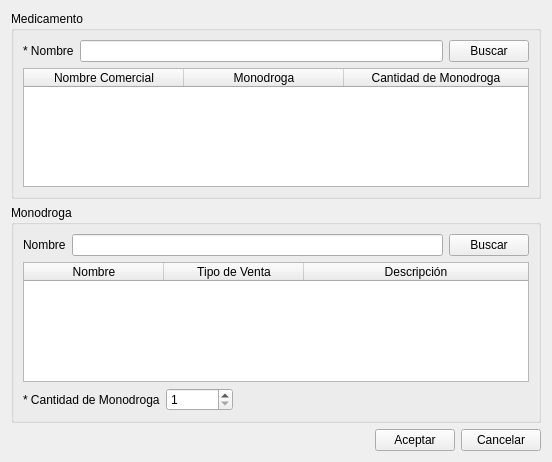
<?xml version="1.0" encoding="UTF-8"?>
<ui version="4.0">
 <class>vtnMedicamento</class>
 <widget class="QWidget" name="vtnMedicamento">
  <property name="geometry">
   <rect>
    <x>0</x>
    <y>0</y>
    <width>552</width>
    <height>462</height>
   </rect>
  </property>
  <property name="windowTitle">
   <string>Alta Medicamento</string>
  </property>
  <layout class="QVBoxLayout" name="verticalLayout">
   <item>
    <widget class="QGroupBox" name="gbMedicamento">
     <property name="title">
      <string>Medicamento</string>
     </property>
     <layout class="QVBoxLayout" name="verticalLayout_2">
      <item>
       <layout class="QHBoxLayout" name="horizontalLayout">
        <item>
         <widget class="QLabel" name="label_4">
          <property name="text">
           <string>* Nombre</string>
          </property>
         </widget>
        </item>
        <item>
         <widget class="QLineEdit" name="lineNombre_Med">
          <property name="statusTip">
           <string>Ingrese nombre del medicamento (solo letrasy númros)</string>
          </property>
          <property name="accessibleDescription">
           <string>textoNumeros</string>
          </property>
          <property name="text">
           <string/>
          </property>
         </widget>
        </item>
        <item>
         <widget class="QPushButton" name="btnBuscarMed">
          <property name="focusPolicy">
           <enum>Qt::TabFocus</enum>
          </property>
          <property name="text">
           <string>Buscar</string>
          </property>
         </widget>
        </item>
       </layout>
      </item>
      <item>
       <widget class="QTableWidget" name="tablaMedicamento">
        <property name="editTriggers">
         <set>QAbstractItemView::NoEditTriggers</set>
        </property>
        <property name="selectionMode">
         <enum>QAbstractItemView::SingleSelection</enum>
        </property>
        <property name="selectionBehavior">
         <enum>QAbstractItemView::SelectRows</enum>
        </property>
        <attribute name="horizontalHeaderDefaultSectionSize">
         <number>160</number>
        </attribute>
        <attribute name="horizontalHeaderStretchLastSection">
         <bool>true</bool>
        </attribute>
        <column>
         <property name="text">
          <string>Nombre Comercial</string>
         </property>
        </column>
        <column>
         <property name="text">
          <string>Monodroga</string>
         </property>
        </column>
        <column>
         <property name="text">
          <string>Cantidad de Monodroga</string>
         </property>
        </column>
       </widget>
      </item>
     </layout>
    </widget>
   </item>
   <item>
    <widget class="QGroupBox" name="gbMonodroga">
     <property name="title">
      <string>Monodroga</string>
     </property>
     <layout class="QVBoxLayout" name="verticalLayout_3">
      <item>
       <layout class="QHBoxLayout" name="horizontalLayout_2">
        <item>
         <widget class="QLabel" name="label_5">
          <property name="text">
           <string>Nombre</string>
          </property>
         </widget>
        </item>
        <item>
         <widget class="QLineEdit" name="lineNombre_Mon">
          <property name="statusTip">
           <string>Ingrese nombre de la Monodroga</string>
          </property>
          <property name="accessibleDescription">
           <string>monodroga</string>
          </property>
         </widget>
        </item>
        <item>
         <widget class="QPushButton" name="btnBuscarMon">
          <property name="text">
           <string>Buscar</string>
          </property>
         </widget>
        </item>
       </layout>
      </item>
      <item>
       <widget class="QTableWidget" name="tablaMonodroga">
        <property name="enabled">
         <bool>true</bool>
        </property>
        <property name="editTriggers">
         <set>QAbstractItemView::NoEditTriggers</set>
        </property>
        <property name="selectionMode">
         <enum>QAbstractItemView::SingleSelection</enum>
        </property>
        <property name="selectionBehavior">
         <enum>QAbstractItemView::SelectRows</enum>
        </property>
        <property name="sortingEnabled">
         <bool>false</bool>
        </property>
        <property name="rowCount">
         <number>0</number>
        </property>
        <attribute name="horizontalHeaderDefaultSectionSize">
         <number>140</number>
        </attribute>
        <attribute name="horizontalHeaderStretchLastSection">
         <bool>true</bool>
        </attribute>
        <column>
         <property name="text">
          <string>Nombre</string>
         </property>
        </column>
        <column>
         <property name="text">
          <string>Tipo de Venta</string>
         </property>
        </column>
        <column>
         <property name="text">
          <string>Descripción</string>
         </property>
        </column>
       </widget>
      </item>
      <item>
       <layout class="QHBoxLayout" name="horizontalLayout_8">
        <item>
         <widget class="QLabel" name="label_3">
          <property name="text">
           <string>* Cantidad de Monodroga</string>
          </property>
         </widget>
        </item>
        <item>
         <widget class="QSpinBox" name="spinCantidad">
          <property name="statusTip">
           <string>Ingrese la cantidad del Producto para dicho lote</string>
          </property>
          <property name="minimum">
           <number>1</number>
          </property>
          <property name="maximum">
           <number>10000000</number>
          </property>
          <property name="singleStep">
           <number>10</number>
          </property>
         </widget>
        </item>
        <item>
         <spacer name="horizontalSpacer_5">
          <property name="orientation">
           <enum>Qt::Horizontal</enum>
          </property>
          <property name="sizeHint" stdset="0">
           <size>
            <width>40</width>
            <height>20</height>
           </size>
          </property>
         </spacer>
        </item>
       </layout>
      </item>
     </layout>
    </widget>
   </item>
   <item>
    <layout class="QHBoxLayout" name="horizontalLayout_5">
     <item>
      <spacer name="horizontalSpacer_3">
       <property name="orientation">
        <enum>Qt::Horizontal</enum>
       </property>
       <property name="sizeHint" stdset="0">
        <size>
         <width>40</width>
         <height>20</height>
        </size>
       </property>
      </spacer>
     </item>
     <item>
      <widget class="QPushButton" name="btnAceptar">
       <property name="text">
        <string>Aceptar</string>
       </property>
      </widget>
     </item>
     <item>
      <widget class="QPushButton" name="btnCancelar">
       <property name="text">
        <string>Cancelar</string>
       </property>
      </widget>
     </item>
    </layout>
   </item>
  </layout>
 </widget>
 <tabstops>
  <tabstop>lineNombre_Med</tabstop>
  <tabstop>btnBuscarMed</tabstop>
  <tabstop>tablaMedicamento</tabstop>
  <tabstop>lineNombre_Mon</tabstop>
  <tabstop>btnBuscarMon</tabstop>
  <tabstop>tablaMonodroga</tabstop>
  <tabstop>spinCantidad</tabstop>
  <tabstop>btnAceptar</tabstop>
  <tabstop>btnCancelar</tabstop>
 </tabstops>
 <resources/>
 <connections/>
</ui>
